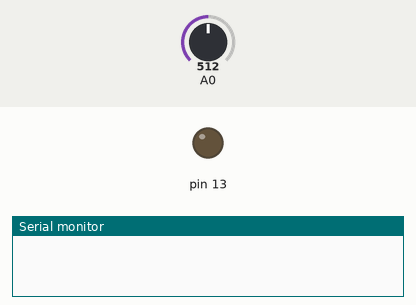
The sketch below on a simulated Arduino Uno, built with avr-gcc and run on an emulated ATmega328P. On the bench: output pins drawn as LEDs (lit = HIGH), the last lines printed to the serial monitor. The inputs (shaded band) are chosen by the test bench; at power-on: A0 = 512.

Above: at 1.2 s.
1.3 s: A0 set to 605
2.8 s: A0 set to 629
At 3.2 s:
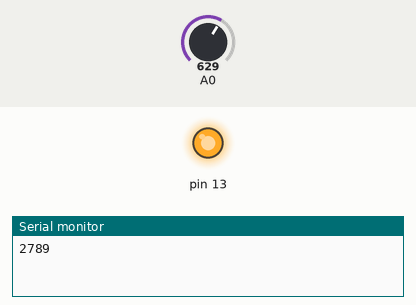
4.3 s: A0 set to 511
At 5.5 s:
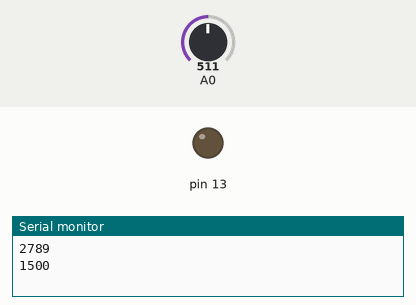
5.8 s: A0 set to 716
At 6.7 s:
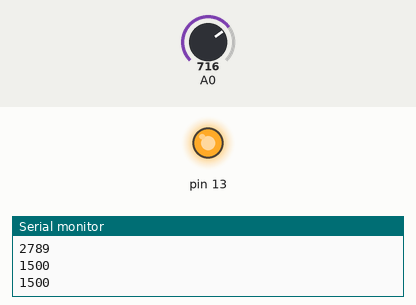
Timing chart, 0 to 8.3 s (numbered marks = the images above; inputs shaded):
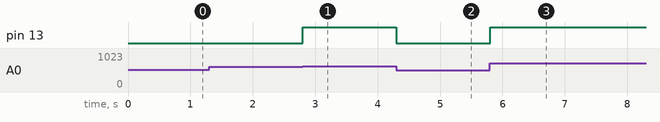

The sketch:

lab7_5_debounce_software_100hz.ino
```cpp
// Os valores de RC foram configurados para gerar um valor
// acima de 3V para frequencias menor que 1000Hz.
int debounceDelay = 10;
int state = LOW;
unsigned long lastDebounceTime = 10;  // the last time the output pin was toggled

void setup()
{
  Serial.begin(9600);
  pinMode(13, OUTPUT);
  pinMode(3, INPUT);
}

void changeState(int newState, int diff, unsigned long newDebounceTime){

  Serial.println(diff);
  if(diff >= debounceDelay){
	state=!state;
  }
  lastDebounceTime = newDebounceTime;

}

// Funcao para mapeamento de floats
float mapFloat(long x, long in_min, long in_max, long out_min, long out_max)
{
  return (float)(x - in_min) * (out_max - out_min) / (float)(in_max - in_min) + out_min;
}

void loop()
{
  int updatedState = analogRead(A0);

  float tensao_1 = mapFloat(updatedState,0,1023,0,5);

  if(tensao_1 >= 3) updatedState = HIGH;
  else updatedState = LOW;


  if((updatedState==HIGH && state==LOW) || (updatedState==LOW && state==HIGH)){
    unsigned long newDebounceTime = millis();
    int diff = newDebounceTime-lastDebounceTime;
  	changeState(updatedState, diff,newDebounceTime);
  }
  // Se ambas tensoes sao altas (Acima de 3V) e sao iguais
  if(state == HIGH){
    // Escreve valor alto na saida
    digitalWrite(13,HIGH);
  }
  // Se nao, escreve um valor baixo
  else{
    digitalWrite(13,LOW);
  }
 //}
}
```

Measured:
- the behaviour switches between 613 and 614 on A0 (found by bisection; images 0 and 1)
- after the input at 1.3 s, every drawn part: stays the same
- after the input at 2.8 s, pin 13: LOW → HIGH at once
- after the input at 4.3 s, pin 13: HIGH → LOW at once
- after the input at 5.8 s, pin 13: LOW → HIGH at once
